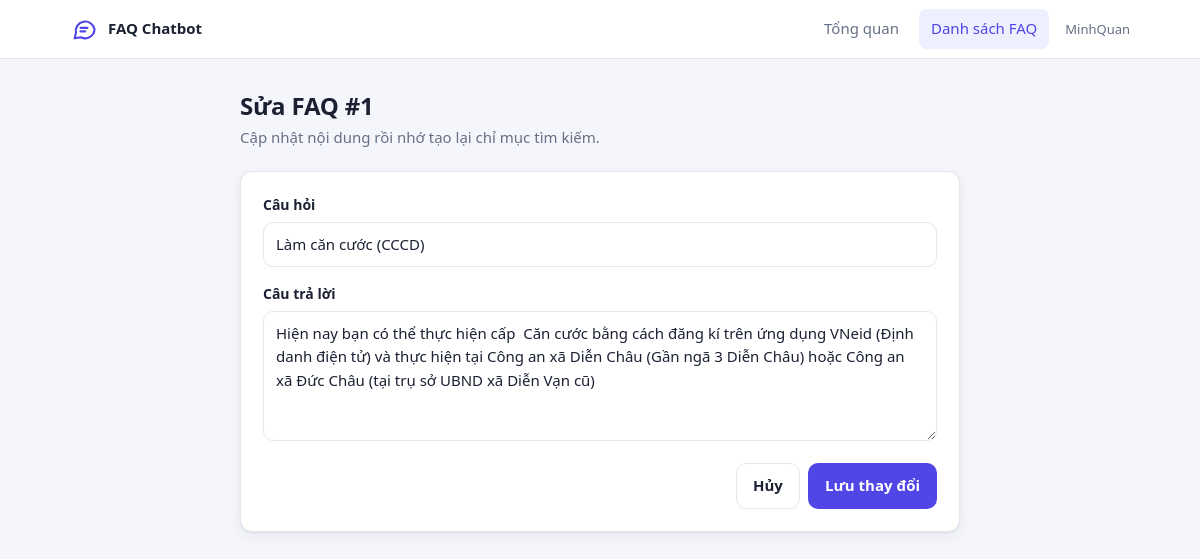
The app's page /view_faq/edit/1 (signed in), older data.
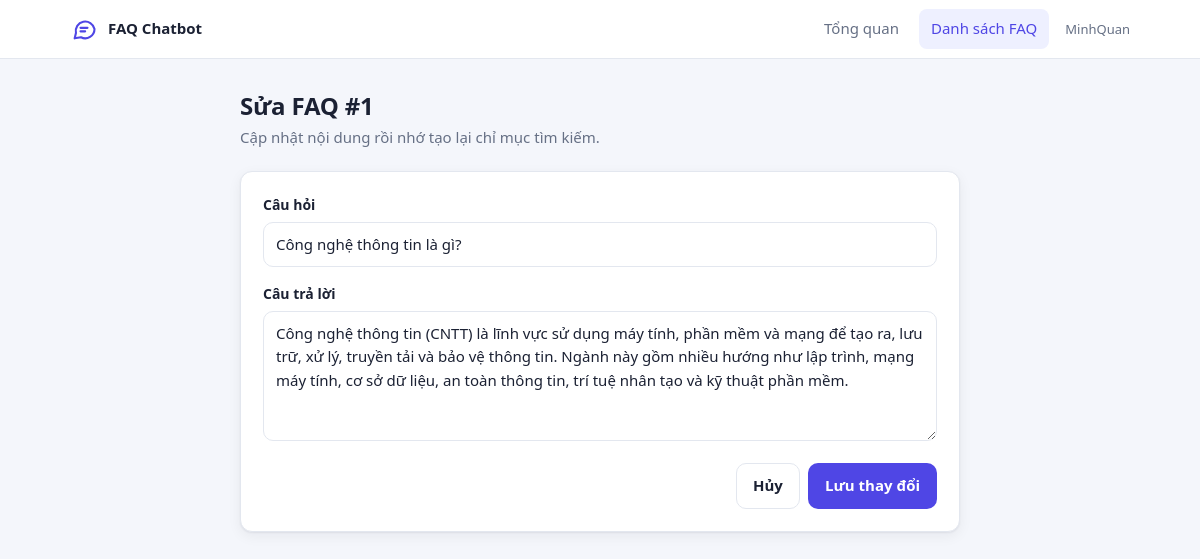
The same page, newer data.
### models.py (models this page shows, shortened)
class User(UserMixin, db.Model):
    __tablename__ = "User"
    id: Mapped[int] = mapped_column(primary_key=True)
    username: Mapped[str] = mapped_column( unique=True)
    password: Mapped[str] = mapped_column()

class Faq_User ( db.Model):
    __tablename__ = "Faq_User"
    id: Mapped[int] = mapped_column(primary_key=True)
    ask: Mapped[str] = mapped_column()
    answer: Mapped[str] = mapped_column()

### routes/routes.py (the view, shortened to what this page needs)
    @app.route("/view_faq/edit/<int:id>", methods =["GET", "POST"])
    @login_required
    def edit(id):
        faq = db.session.get(Faq_User, id)
        if faq is None:
            return jsonify({"error": "FAQ not found"}), 404
        return render_template("editFaq.html", faq=faq)

### app.py (called while the page is built)
@login_manager.user_loader
def load_user(user_id):
	from models import User
	return db.session.get(User, int(user_id))

### templates/editFaq.html (shortened to what this page needs)
{% extends "base.html" %}
{% block body %}
<main class="container" style="max-width:760px">
  <div class="page-head">
    <div><h1>Sửa FAQ #{{ faq.id }}</h1><p>Cập nhật nội dung rồi nhớ tạo lại chỉ mục tìm kiếm.</p></div>
  </div>
  <section class="card">
    <form action="{{ url_for('edit', id=faq.id) }}" method="POST" data-loading="Đang lưu...">
      <div class="field"><label for="q">Câu hỏi</label>
        <input id="q" name="question" type="text" value="{{ faq.ask }}" required></div>
      <div class="field"><label for="a">Câu trả lời</label>
        <textarea id="a" name="answer" required>{{ faq.answer }}</textarea></div>
      <div class="row" style="justify-content:flex-end">
        <a class="btn ghost" href="{{ url_for('view_faq') }}">Hủy</a>
        <button class="btn" type="submit">Lưu thay đổi</button>
      </div>
    </form>
  </section>
</main>
{% endblock %}

### templates/base.html (shortened to what this page needs)
<!DOCTYPE html>
<html lang="vi">
<head>
  <link rel="stylesheet" href="{{ url_for('static', filename='css/style.css') }}">
</head>
<body>
{% if current_user.is_authenticated %}
<header class="nav"><div class="nav-in">
  <a class="brand" href="{{ url_for('index') }}">
    <svg viewBox="0 0 24 24" fill="none" stroke="currentColor" stroke-width="1.8" stroke-linecap="round" stroke-linejoin="round"><path d="M21 12a8 8 0 0 1-11.6 7.1L4 20l1.1-4.6A8 8 0 1 1 21 12z"/><path d="M9 11h6M9 14h4"/></svg>
    FAQ Chatbot
  </a>
  <a class="link {{ 'on' if request.endpoint == 'index' }}" href="{{ url_for('index') }}">Tổng quan</a>
  <a class="link {{ 'on' if request.endpoint in ('view_faq','edit') }}" href="{{ url_for('view_faq') }}">Danh sách FAQ</a>
  <span class="user">{{ current_user.username }}</span>
</div></header>
{% endif %}
{% block body %}{% endblock %}
</body>
</html>

### static/css/style.css (style rules this page uses)
:root { --bg:#f4f6fb;--card:#fff;--text:#1b2133;--muted:#667085;--border:#e3e7ef;--primary:#4f46e5;--primary-h:#4338ca;--soft:#eef0ff;--danger:#dc2626;--ok:#16a34a;--shadow:0 1px 2px rgba(16,24,40,.06),0 4px 14px rgba(16,24,40,.06);--r:12px }
* { box-sizing:border-box }
html { -webkit-text-size-adjust:100% }
body { margin:0;background:var(--bg);color:var(--text);font:15px/1.55 system-ui,-apple-system,"Segoe UI",Roboto,"Helvetica Neue",Arial,sans-serif }
a { color:var(--primary);text-decoration:none }
.nav { position:sticky;top:0;z-index:10;background:var(--card);border-bottom:1px solid var(--border) }
.nav-in { max-width:1100px;margin:auto;padding:0 20px;height:58px;display:flex;align-items:center;gap:8px }
.brand { display:flex;align-items:center;gap:10px;font-weight:700;color:var(--text);margin-right:auto }
.brand svg { width:28px;height:28px;color:var(--primary) }
.nav a.link { padding:8px 12px;border-radius:8px;color:var(--muted);font-weight:500 }
.nav a.link.on { background:var(--soft);color:var(--primary) }
.user { font-size:13px;color:var(--muted);padding-left:8px }
.container { max-width:1100px;margin:auto;padding:28px 20px 48px }
.page-head { display:flex;flex-wrap:wrap;gap:12px;align-items:center;justify-content:space-between;margin-bottom:22px }
.page-head h1 { margin:0;font-size:24px;letter-spacing:-.2px }
.page-head p { margin:2px 0 0;color:var(--muted) }
.card { background:var(--card);border:1px solid var(--border);border-radius:var(--r);box-shadow:var(--shadow);padding:22px }
.field { margin-bottom:16px }
.field label { display:block;font-weight:600;font-size:14px;margin-bottom:6px }
input,textarea { width:100%;font:inherit;color:var(--text);background:var(--card);border:1px solid var(--border);border-radius:10px;padding:10px 12px;transition:border .15s,box-shadow .15s }
textarea { min-height:130px;resize:vertical }
.btn { display:inline-flex;align-items:center;justify-content:center;gap:8px;font:inherit;font-weight:600;border:1px solid transparent;border-radius:10px;padding:10px 16px;cursor:pointer;background:var(--primary);color:#fff;transition:background .15s,opacity .15s }
.btn.ghost { background:transparent;color:var(--text);border-color:var(--border) }
.row { display:flex;gap:8px }

Row changes from the older to the newer data that the page shows:
changed Faq_User id 1: question "Làm căn cước (CCCD)" → "Công nghệ thông tin là gì?"; answer "Hiện nay bạn có thể thực hiện cấp Căn cước bằng cách đăng kí trên ứng dụng VNeid (Định danh điện tử) và thực hiện tại Công an xã Diễn Châu (Gần ngã 3 Diễn Châu) hoặc Công an xã Đức Châu (tại trụ sở UBND xã Diễn Vạn cũ)" → "Công nghệ thông tin (CNTT) là lĩnh vực sử dụng máy tính, phần mềm và mạng để tạo ra, lưu trữ, xử lý, truyền tải và bảo vệ thông tin. Ngành này gồm nhiều hướng như lập trình, mạng máy tính, cơ sở dữ liệu, an toàn thông tin, trí tuệ nhân tạo và kỹ thuật phần mềm."
